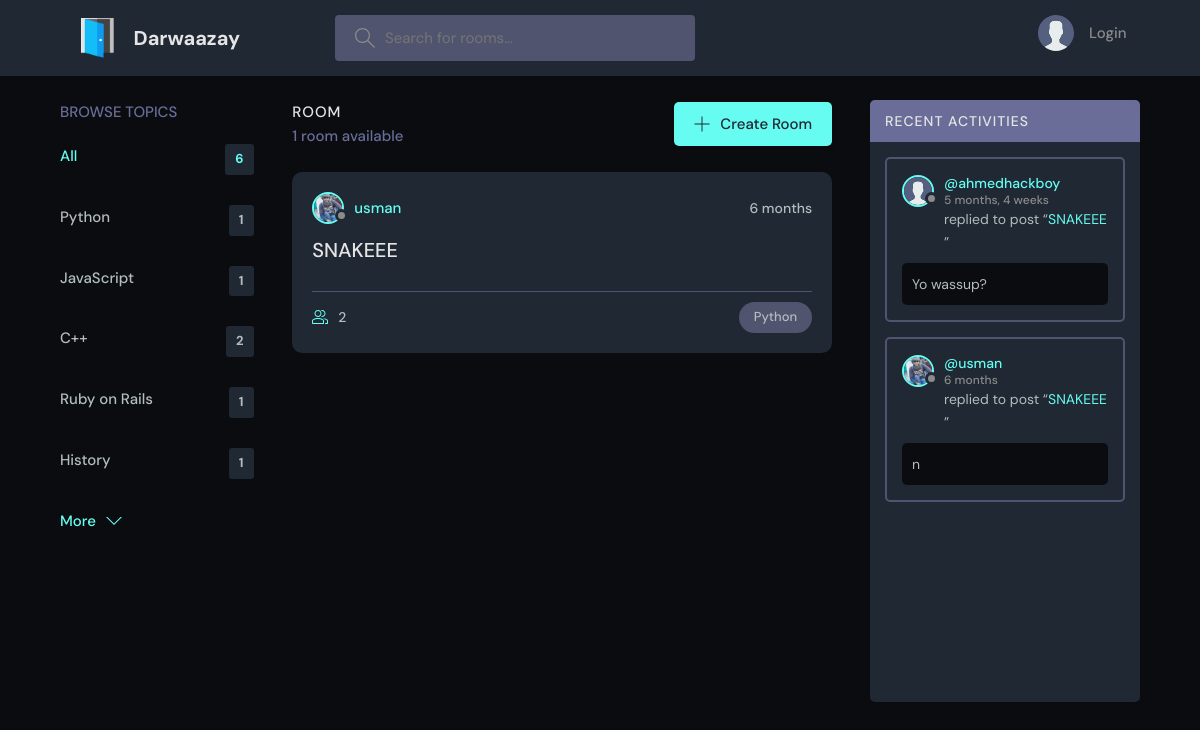
Page /?q=Python on the committed database.
### doors/models.py (models this page shows, shortened)
class Topic(models.Model):
    name = models.CharField(max_length=200)

class Room(models.Model):
    host = models.ForeignKey(User, on_delete=models.SET_NULL, null=True)
    topic = models.ForeignKey(Topic, on_delete=models.SET_NULL, null=True)
    name = models.CharField(max_length=200)
    participants = models.ManyToManyField(User, related_name="participants", blank=True)
    description = models.TextField(null=True, blank=True)
    updated = models.DateTimeField(auto_now=True)
    created = models.DateTimeField(auto_now_add=True)
    class Meta:
        ordering = ["-updated", "-created"]
    def __str__(self):
        return self.name

class User(AbstractUser):
    name = models.CharField(max_length=200, null=True)
    email = models.EmailField(unique=True, null=True)
    bio = models.TextField(null=True)
    avatar = models.ImageField(null=True, default="avatar.svg")
    USERNAME_FIELD = "email"
    REQUIRED_FIELDS = []

class Message(models.Model):
    user = models.ForeignKey(User, on_delete=models.CASCADE)
    room = models.ForeignKey(Room, on_delete=models.CASCADE)
    body = models.TextField()
    updated = models.DateTimeField(auto_now=True)
    created = models.DateTimeField(auto_now_add=True)
    def __str__(self):
        return self.body[0:50]

### doors/views.py (the view)
# urls.py: 2. Add a URL to urlpatterns:  path('', views.home, name='home')
def home(request):
    q = request.GET.get("q")
    if q:
        rooms = models.Room.objects.filter(
            Q(topic__name__icontains=q)
            | Q(name__icontains=q)
            | Q(host__username__icontains=q)
            | Q(description__icontains=q)
        )
    else:
        rooms = models.Room.objects.all()
    topics = models.Topic.objects.all()[0:5]
    room_count = rooms.count()
    total_room_count = models.Room.objects.all().count()
    if q:
        room_messages = models.Message.objects.filter(
            Q(room__name__icontains=q)
            | Q(room__topic__name__icontains=q)
            | Q(room__host__username__icontains=q)
            | Q(room__description__icontains=q)
        ).order_by("-created")
    else:
        room_messages = models.Message.objects.all().order_by("-created")
    context = {
        "rooms": rooms,
        "topics": topics,
        "room_count": room_count,
        "room_messages": room_messages,
        "total_room_count": total_room_count,
    }
    return render(request, "doors/home.html", context)

### doors/templates/doors/home.html (shortened to what this page needs)
{% extends 'main.html' %}
{% block content %}
    <main class="layout layout--3">
      <div class="container">
        {% include 'doors/topics_component.html' %}
        <div class="roomList">
          <div class="roomList__header">
            <div>
              <h2>Room</h2>
              {% if room_count == 1 %}
              <p>{{room_count}} room available</p>
              {% else %}
              <p>{{room_count}} rooms available</p>
              {% endif %}
            </div>
            <a class="btn btn--main" href="{% url 'create-room' %}">
              <svg version="1.1" xmlns="http://www.w3.org/2000/svg" width="32" height="32" viewBox="0 0 32 32">
                <title>add</title>
                <path
                  d="M16.943 0.943h-1.885v14.115h-14.115v1.885h14.115v14.115h1.885v-14.115h14.115v-1.885h-14.115v-14.115z"
                ></path>
              </svg>
              Create Room
            </a>
          </div>
          {% include 'doors/feed_component.html' %}
        </div>
        {% include 'doors/activity_component.html' %}
      </div>
    </main>
{% endblock %}

### doors/templates/doors/topics_component.html
<div class="topics">
    <div class="topics__header">
        <h2>Browse Topics</h2>
    </div>
    <ul class="topics__list">
        <li>
            <a href="{% url 'home' %}" class="active">All <span>{{total_room_count}}</span></a>
        </li>
        {% for topic in topics %}
            <li>
                <a href="{% url 'home' %}?q={{topic.name}}">{{topic.name}} <span>{{topic.room_set.all.count}}</span></a>
            </li>
        {% endfor %}
    </ul>
    <a class="btn btn--link" href="{% url 'topics' %}">
        More
        <svg version="1.1" xmlns="http://www.w3.org/2000/svg" width="32" height="32" viewBox="0 0 32 32">
            <title>chevron-down</title>
            <path d="M16 21l-13-13h-3l16 16 16-16h-3l-13 13z"></path>
        </svg>
    </a>
</div>

### doors/templates/doors/feed_component.html (shortened to what this page needs)
{% for room in rooms %}
    <div class="roomListRoom">
            <div class="roomListRoom__header">
                <a href="{% url 'user-profile' room.host.id %}" class="roomListRoom__author">
                    <div class="avatar avatar--small">
                        <img src="{{room.host.avatar.url}}" />
                    </div>
                    <span>{{room.host.username}}</span>
                </a>
                <div class="roomListRoom__actions">
                    <span>{{room.created|timesince}}</span>
                </div>
            </div>
            <div class="roomListRoom__content">
                <a href="{% url 'room' room.id %}">{{room.name}}</a>
            </div>
            <div class="roomListRoom__meta">
                <a href="{% url 'room' room.id %}" class="roomListRoom__joined">
                    {{room.participants.all.count}}
                </a>
                <p class="roomListRoom__topic">{{room.topic.name}}</p>
            </div>
    </div>
{% endfor %}

### doors/templates/doors/activity_component.html (shortened to what this page needs)
<div class="activities">
    <div class="activities__header">
        <h2>Recent Activities</h2>
    </div>
    <div class="activities__list scroll">
    {% for message in room_messages %}
        <div class="activities__box">
            <div class="activities__boxHeader roomListRoom__header">
                <a href="{% url 'user-profile' message.user.id %}" class="roomListRoom__author">
                    <div class="avatar avatar--small">
                        <img src="{{message.user.avatar.url}}" />
                    </div>
                    <p>
                    @{{message.user.username}}
                    <span>{{message.created|timesince}}</span>
                    </p>
                </a>
            </div>
            <div class="activities__boxContent">
                <p>replied to post “<a href="{% url 'room' message.room.id %}">{{message.room}}</a>”</p>
                <div class="activities__boxRoomContent">
                    {{message}}
                </div>
            </div>
        </div>
    {% endfor %}
    </div>
</div>

### rows in the picture
Topic: name "Python", room_set.all.count "1"
Topic: name "JavaScript", room_set.all.count "1"
Topic: name "C++", room_set.all.count "2"
Topic: name "Ruby on Rails", room_set.all.count "1"
Topic: name "History", room_set.all.count "1"
Room: host.avatar (picture), host.username "usman", created "6 months", name "SNAKEEE", participants.all.count "2", topic.name "Python"
Message: user.avatar (placeholder picture), user.username "ahmedhackboy", created "5 months, 4 weeks", room "SNAKEEE", body "Yo wassup?"
Message: user.avatar (picture), user.username "usman", created "6 months", room "SNAKEEE", body "n"

### other values in the picture
{{ total_room_count }} "6"
{{ room_count }} "1"
